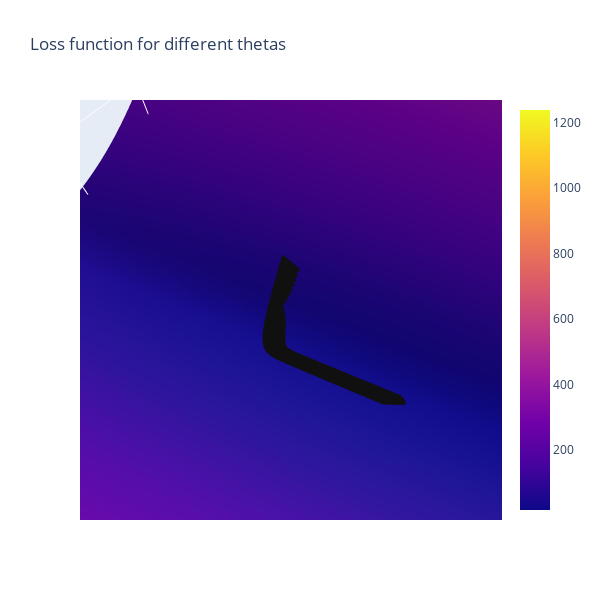

The notebook cell this image was saved under:
### Code cell
#Here is the same figure as above, with the line the loss function takes toward the minimum.

#X = Theta0
#Y - Theta1
#Z = Loss
#black line = path of loss function over the iterations.
#Find where it is closest to 0 in X and Y!

#you can click/hold in the graph below to rotate!

line_marker = dict(color='#101010', width=2)
fig = go.Figure()
fig.add_surface(x=theta1_vals, y=theta0_vals, z=J_vals)
fig.add_scatter3d(x=theta1_history, y=theta0_history, z=J_history, line=line_marker, name='')
#The below line adds a graph of just the loss over iterations in a 2D plane
plt.plot(theta0_history, theta1_history, 'r+');
fig.update_layout(title='Loss function for different thetas', autosize=True,
                  width=600, height=600, xaxis_title='theta0', 
                 yaxis_title='theta1')
fig.show()

### Figure 1 — Plotly figure (JSON) as saved in the notebook; plotly's stock layout.template omitted (floating-point values rounded to 4 significant figures; data arrays with more than 128 entries replaced by an {"elided": "..."} marker saying what was removed)
{"data": [{"type": "surface", "x": [-10, -9.697, -9.394, -9.091, -8.788, -8.485, -8.182, -7.879, -7.576, -7.273, -6.97, -6.667, -6.364, -6.061, -5.758, -5.455, -5.152, -4.848, -4.545, -4.242, -3.939, -3.636, -3.333, -3.03, -2.727, -2.424, -2.121, -1.818, -1.515, -1.212, -0.9091, -0.6061, -0.303, 0, 0.303, 0.6061, 0.9091, 1.212, 1.515, 1.818, 2.121, 2.424, 2.727, 3.03, 3.333, 3.636, 3.939, 4.242, 4.545, 4.848, 5.152, 5.455, 5.758, 6.061, 6.364, 6.667, 6.97, 7.273, 7.576, 7.879, 8.182, 8.485, 8.788, 9.091, 9.394, 9.697, 10, 10.3, 10.61, 10.91, 11.21, 11.52, 11.82, 12.12, 12.42, 12.73, 13.03, 13.33, 13.64, 13.94, 14.24, 14.55, 14.85, 15.15, 15.45, 15.76, 16.06, 16.36, 16.67, 16.97, 17.27, 17.58, 17.88, 18.18, 18.48, 18.79, 19.09, 19.39, 19.7, 20], "y": [-10, -9.697, -9.394, -9.091, -8.788, -8.485, -8.182, -7.879, -7.576, -7.273, -6.97, -6.667, -6.364, -6.061, -5.758, -5.455, -5.152, -4.848, -4.545, -4.242, -3.939, -3.636, -3.333, -3.03, -2.727, -2.424, -2.121, -1.818, -1.515, -1.212, -0.9091, -0.6061, -0.303, 0, 0.303, 0.6061, 0.9091, 1.212, 1.515, 1.818, 2.121, 2.424, 2.727, 3.03, 3.333, 3.636, 3.939, 4.242, 4.545, 4.848, 5.152, 5.455, 5.758, 6.061, 6.364, 6.667, 6.97, 7.273, 7.576, 7.879, 8.182, 8.485, 8.788, 9.091, 9.394, 9.697, 10, 10.3, 10.61, 10.91, 11.21, 11.52, 11.82, 12.12, 12.42, 12.73, 13.03, 13.33, 13.64, 13.94, 14.24, 14.55, 14.85, 15.15, 15.45, 15.76, 16.06, 16.36, 16.67, 16.97, 17.27, 17.58, 17.88, 18.18, 18.48, 18.79, 19.09, 19.39, 19.7, 20], "z": {"elided": "100x100 float values"}}, {"line": {"color": "#101010", "width": 2}, "name": "", "type": "scatter3d", "x": {"elided": "1000 float values"}, "y": {"elided": "1000 float values"}, "z": {"elided": "1000 float values"}}], "layout": {"autosize": true, "height": 600, "scene": {"aspectmode": "auto", "aspectratio": {"x": 1, "y": 1, "z": 1}, "camera": {"center": {"x": 0, "y": 0, "z": 0}, "eye": {"x": 0.06605, "y": 0.06806, "z": 0.2958}, "projection": {"type": "perspective"}, "up": {"x": 0, "y": 0, "z": 1}}}, "title": {"text": "Loss function for different thetas"}, "width": 600, "xaxis": {"title": {"text": "theta0"}}, "yaxis": {"title": {"text": "theta1"}}}}
